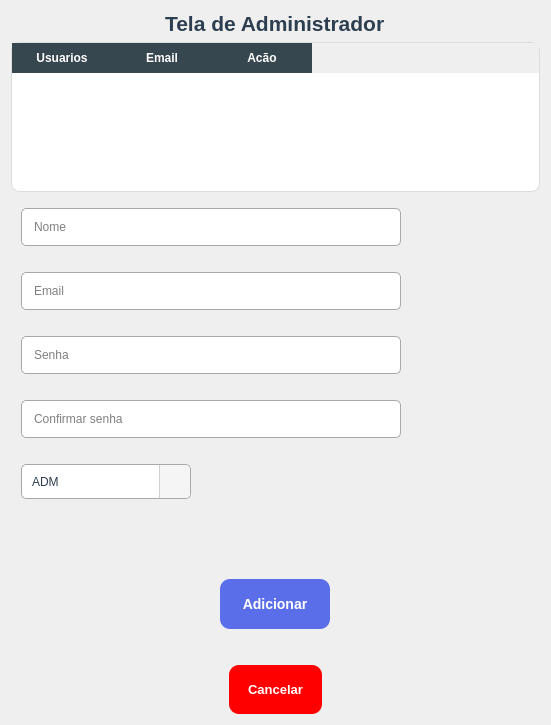
<?xml version="1.0" encoding="UTF-8"?>
<ui version="4.0">
 <class>Dialog</class>
 <widget class="QDialog" name="Dialog">
  <property name="enabled">
   <bool>true</bool>
  </property>
  <property name="geometry">
   <rect>
    <x>0</x>
    <y>0</y>
    <width>551</width>
    <height>677</height>
   </rect>
  </property>
  <property name="sizePolicy">
   <sizepolicy hsizetype="Preferred" vsizetype="Preferred">
    <horstretch>0</horstretch>
    <verstretch>0</verstretch>
   </sizepolicy>
  </property>
  <property name="minimumSize">
   <size>
    <width>350</width>
    <height>0</height>
   </size>
  </property>
  <property name="maximumSize">
   <size>
    <width>700</width>
    <height>654</height>
   </size>
  </property>
  <property name="windowTitle">
   <string>Admin</string>
  </property>
  <property name="windowIcon">
   <iconset>
    <normaloff>imagens/contexto.png</normaloff>imagens/contexto.png</iconset>
  </property>
  <property name="styleSheet">
   <string notr="true">QLabel{
font-family: &quot;Segoe UI&quot;, &quot;Arial&quot;, sans-serif;
    font-size: 16px;
    font-weight: 500;   
    color: #2c3e50;
}
QLineEdit {
	border-radius: 5px;	
	margin-top: 10px;
	border: 1px solid #a9a9a9;
	margin: 10px;
	padding: 10px;
}

#salvar {
    background-color: #5B6EE9;
    color: #FFFFFF;
    border: none;
    border-radius: 10px;
    font-size: 14px;
    font-weight: 700;
    font-family: 'Segoe UI', 'SF Pro Text', sans-serif;
	margin-top: 40px
}
 
#salvar:hover {
    background-color: #4A5DD6;
}
#cancelar {
    background-color: red;
    color: #FFFFFF;
    border: none;
    border-radius: 10px;
  	font-size: 13px;
    font-weight: 700;
    font-family: 'Segoe UI', 'SF Pro Text', sans-serif;
	margin-top: 30px
}
 
#cancelar:hover {
    background-color: #bd0003;
}
 
QTableWidget {
    background-color: #ffffff;
    border: 1px solid #dcdcdc;
    border-radius: 8px;
    gridline-color: #eaeaea;
    font-size: 13px;
}
 
QTableWidget::item {
    padding: 8px;
}
 
QTableWidget::item:selected {
    background-color: #4CAF50;
    color: white;
}
 
QHeaderView::section {
    background-color: #f5f5f5;
    padding: 6px;
    border: none;
    border-bottom: 1px solid #dcdcdc;
    font-weight: bold;
}
 
QComboBox {
    border-radius: 5px;
	font-family: &quot;Segoe UI&quot;, &quot;Arial&quot;, sans-serif;
    border: 1px solid #a9a9a9;
    margin:10px;
    padding: 8px;
}
 
QComboBox QAbstractItemView {
    border: 1px solid #a9a9a9;
    background: white;
    selection-background-color: #5B6EE9;
    selection-color: white;
    padding: 5px;
}
 
QComboBox {
    border-radius: 5px;
    border: 1px solid #a9a9a9;
    margin: 10px;
    padding: 8px 35px 8px 10px;
    background-color: white;
    color: #2c3e50;
}
 
QComboBox::drop-down {
    subcontrol-origin: padding;
    subcontrol-position: top right;
 
    width: 30px;
    border-left: 1px solid #d0d0d0;
    background-color: #f5f5f5;
 
    border-top-right-radius: 5px;
    border-bottom-right-radius: 5px;
}
 
QComboBox::down-arrow {
    image: url(:setas/image-arrow.png);
    width: 14px;
    height: 14px;
}
 
QComboBox::drop-down:hover {
    background-color: #e9e9e9;
}

QHeaderView::section {
        background-color: #37474f;
        color: white;
        font-weight: bold;
        font-family: 'Segoe UI';
        padding: 6px;
        border: none;
    }
    QTableWidget {
        gridline-color: #e0e0e0;
        font-family: 'Segoe UI';
        font-size: 14px;
    }
    QTableWidget::item:selected {
        background-color: #e3f2fd;
        color: black;
}

QPushButton {
    background-color: #ff0000;
    color: #FFFFFF;
    border: 1px solid #a0a0a0; 
    padding: 19px;
	border-radius: 20px
}

QPushButton:hover {
    background-color: #bd0003;
    border: 1px solid #808080;
}
 

 </string>
  </property>
  <property name="sizeGripEnabled">
   <bool>false</bool>
  </property>
  <layout class="QVBoxLayout" name="verticalLayout_3">
   <item>
    <layout class="QGridLayout" name="gridLayout">
     <item row="1" column="0">
      <spacer name="verticalSpacer">
       <property name="orientation">
        <enum>Qt::Vertical</enum>
       </property>
       <property name="sizeHint" stdset="0">
        <size>
         <width>20</width>
         <height>40</height>
        </size>
       </property>
      </spacer>
     </item>
     <item row="0" column="0" alignment="Qt::AlignHCenter">
      <widget class="QLabel" name="label">
       <property name="text">
        <string>&lt;html&gt;&lt;head/&gt;&lt;body&gt;&lt;p&gt;&lt;span style=&quot; font-size:16pt; font-weight:600;&quot;&gt;Tela de Administrador&lt;/span&gt;&lt;/p&gt;&lt;/body&gt;&lt;/html&gt;</string>
       </property>
      </widget>
     </item>
     <item row="2" column="0">
      <widget class="QTableWidget" name="tableWidget">
       <property name="sizePolicy">
        <sizepolicy hsizetype="Expanding" vsizetype="Expanding">
         <horstretch>0</horstretch>
         <verstretch>0</verstretch>
        </sizepolicy>
       </property>
       <property name="minimumSize">
        <size>
         <width>250</width>
         <height>150</height>
        </size>
       </property>
       <property name="columnCount">
        <number>3</number>
       </property>
       <column>
        <property name="text">
         <string>Usuarios</string>
        </property>
        <property name="font">
         <font>
          <weight>75</weight>
          <bold>true</bold>
          <underline>false</underline>
         </font>
        </property>
        <property name="textAlignment">
         <set>AlignCenter</set>
        </property>
       </column>
       <column>
        <property name="text">
         <string>Email</string>
        </property>
        <property name="font">
         <font>
          <weight>75</weight>
          <bold>true</bold>
         </font>
        </property>
        <property name="textAlignment">
         <set>AlignCenter</set>
        </property>
       </column>
       <column>
        <property name="text">
         <string>Acão</string>
        </property>
        <property name="font">
         <font>
          <weight>75</weight>
          <bold>true</bold>
          <underline>false</underline>
         </font>
        </property>
        <property name="textAlignment">
         <set>AlignCenter</set>
        </property>
       </column>
      </widget>
     </item>
     <item row="4" column="0">
      <layout class="QVBoxLayout" name="verticalLayout">
       <item>
        <widget class="QLineEdit" name="name">
         <property name="sizePolicy">
          <sizepolicy hsizetype="Fixed" vsizetype="Preferred">
           <horstretch>0</horstretch>
           <verstretch>0</verstretch>
          </sizepolicy>
         </property>
         <property name="minimumSize">
          <size>
           <width>0</width>
           <height>0</height>
          </size>
         </property>
         <property name="maximumSize">
          <size>
           <width>400</width>
           <height>400</height>
          </size>
         </property>
         <property name="layoutDirection">
          <enum>Qt::LeftToRight</enum>
         </property>
         <property name="placeholderText">
          <string>Nome</string>
         </property>
        </widget>
       </item>
       <item>
        <widget class="QLineEdit" name="email">
         <property name="sizePolicy">
          <sizepolicy hsizetype="Expanding" vsizetype="Preferred">
           <horstretch>0</horstretch>
           <verstretch>0</verstretch>
          </sizepolicy>
         </property>
         <property name="minimumSize">
          <size>
           <width>0</width>
           <height>0</height>
          </size>
         </property>
         <property name="maximumSize">
          <size>
           <width>400</width>
           <height>16777215</height>
          </size>
         </property>
         <property name="text">
          <string/>
         </property>
         <property name="placeholderText">
          <string>Email</string>
         </property>
        </widget>
       </item>
       <item>
        <widget class="QLineEdit" name="senha">
         <property name="minimumSize">
          <size>
           <width>0</width>
           <height>0</height>
          </size>
         </property>
         <property name="maximumSize">
          <size>
           <width>400</width>
           <height>400</height>
          </size>
         </property>
         <property name="text">
          <string/>
         </property>
         <property name="echoMode">
          <enum>QLineEdit::Password</enum>
         </property>
         <property name="placeholderText">
          <string>Senha</string>
         </property>
        </widget>
       </item>
       <item>
        <widget class="QLineEdit" name="confirmarSenha">
         <property name="maximumSize">
          <size>
           <width>400</width>
           <height>400</height>
          </size>
         </property>
         <property name="text">
          <string/>
         </property>
         <property name="echoMode">
          <enum>QLineEdit::Password</enum>
         </property>
         <property name="placeholderText">
          <string>Confirmar senha</string>
         </property>
        </widget>
       </item>
       <item>
        <widget class="QComboBox" name="typeUser">
         <property name="sizePolicy">
          <sizepolicy hsizetype="Fixed" vsizetype="Fixed">
           <horstretch>0</horstretch>
           <verstretch>0</verstretch>
          </sizepolicy>
         </property>
         <property name="minimumSize">
          <size>
           <width>0</width>
           <height>55</height>
          </size>
         </property>
         <property name="maximumSize">
          <size>
           <width>190</width>
           <height>170</height>
          </size>
         </property>
         <property name="styleSheet">
          <string notr="true">margin-top: 10px;</string>
         </property>
         <property name="duplicatesEnabled">
          <bool>false</bool>
         </property>
         <item>
          <property name="text">
           <string>ADM</string>
          </property>
          <property name="icon">
           <iconset>
            <normaloff>imagens/contexto.png</normaloff>imagens/contexto.png</iconset>
          </property>
         </item>
         <item>
          <property name="text">
           <string>AGENTE</string>
          </property>
          <property name="icon">
           <iconset>
            <normaloff>imagens/agente-de-call-center.png</normaloff>imagens/agente-de-call-center.png</iconset>
          </property>
         </item>
         <item>
          <property name="text">
           <string>SECRETARIA</string>
          </property>
          <property name="icon">
           <iconset>
            <normaloff>imagens/secretaria-do-escritorio.png</normaloff>imagens/secretaria-do-escritorio.png</iconset>
          </property>
         </item>
        </widget>
       </item>
       <item alignment="Qt::AlignHCenter">
        <widget class="QLabel" name="label1">
         <property name="text">
          <string/>
         </property>
        </widget>
       </item>
       <item>
        <layout class="QVBoxLayout" name="verticalLayout_2"/>
       </item>
       <item alignment="Qt::AlignHCenter">
        <widget class="QPushButton" name="salvar">
         <property name="sizePolicy">
          <sizepolicy hsizetype="Expanding" vsizetype="Fixed">
           <horstretch>0</horstretch>
           <verstretch>0</verstretch>
          </sizepolicy>
         </property>
         <property name="minimumSize">
          <size>
           <width>110</width>
           <height>90</height>
          </size>
         </property>
         <property name="maximumSize">
          <size>
           <width>20</width>
           <height>150</height>
          </size>
         </property>
         <property name="text">
          <string>Adicionar</string>
         </property>
         <property name="autoDefault">
          <bool>false</bool>
         </property>
        </widget>
       </item>
      </layout>
     </item>
     <item row="5" column="0" alignment="Qt::AlignHCenter|Qt::AlignVCenter">
      <widget class="QPushButton" name="cancelar">
       <property name="enabled">
        <bool>true</bool>
       </property>
       <property name="sizePolicy">
        <sizepolicy hsizetype="Expanding" vsizetype="Fixed">
         <horstretch>0</horstretch>
         <verstretch>0</verstretch>
        </sizepolicy>
       </property>
       <property name="minimumSize">
        <size>
         <width>90</width>
         <height>79</height>
        </size>
       </property>
       <property name="maximumSize">
        <size>
         <width>200</width>
         <height>40</height>
        </size>
       </property>
       <property name="text">
        <string>Cancelar</string>
       </property>
      </widget>
     </item>
    </layout>
   </item>
  </layout>
 </widget>
 <resources>
  <include location="imagens/imagens.qrc"/>
 </resources>
 <connections/>
</ui>
